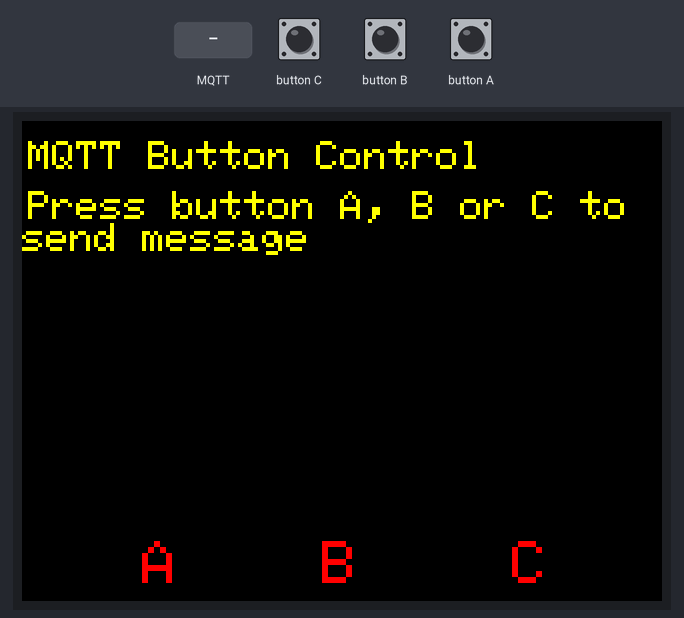
The program below on a simulated ESP32. Shown: 320×240 colour display. Inputs (shaded band) come from the test bench. WiFi joins after 1.5 s; servers stay silent unless stated; random numbers use the default seed unless the program sets one; no MQTT or app messages arrive unless stated; not simulated (calls return 0 or success): secrets.h; what the program prints to the serial monitor is not drawn.

Above: at 2.9 s.
3.0 s: MQTT message "1" arrives on the first subscribed topic
At 4.2 s:
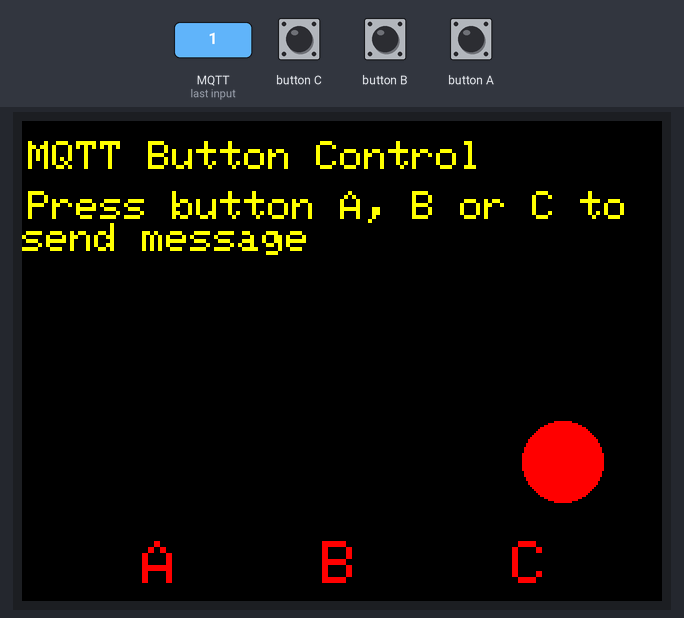
4.5 s: MQTT message "on" arrives on the first subscribed topic
At 5.4 s:
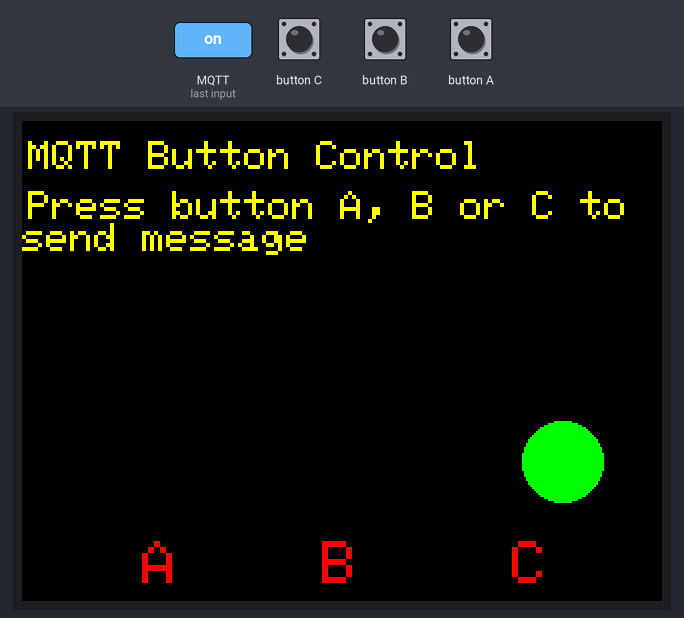
6.0 s: MQTT message "on" arrives on the second subscribed topic
At 7.0 s:
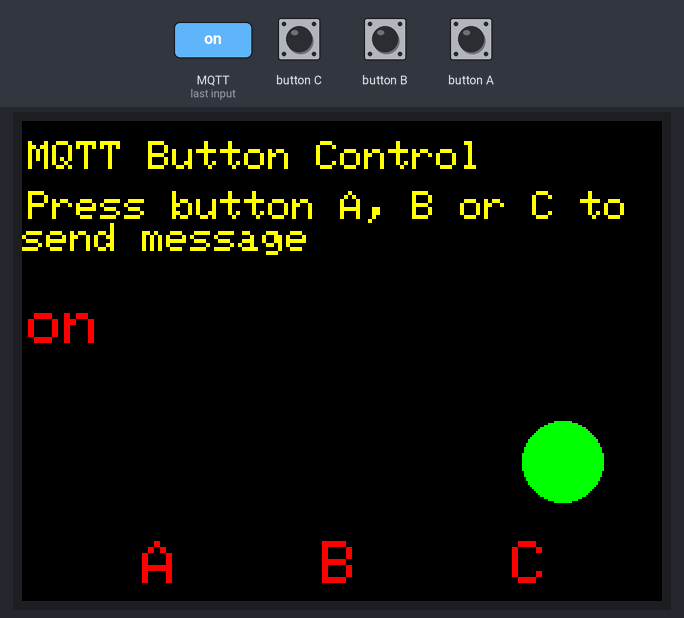
7.5 s: MQTT message "off" arrives on the second subscribed topic
At 8.2 s:
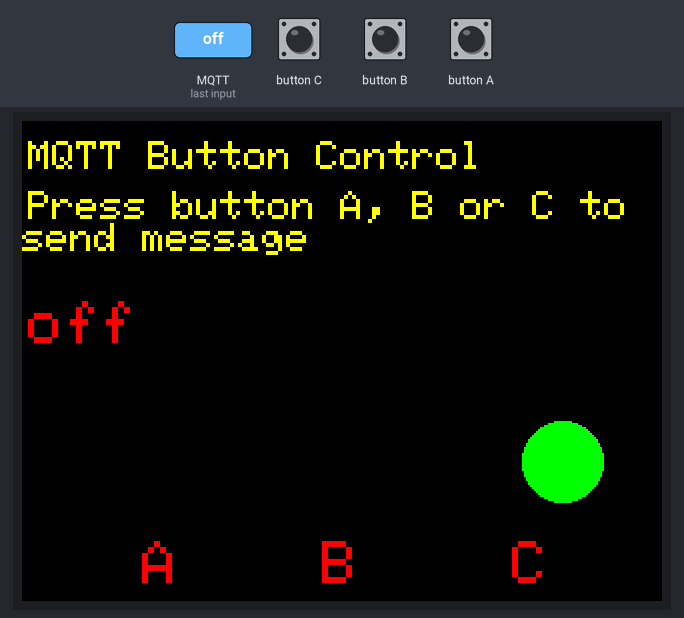
9.0 s: MQTT message "1" arrives on the second subscribed topic
At 9.3 s:
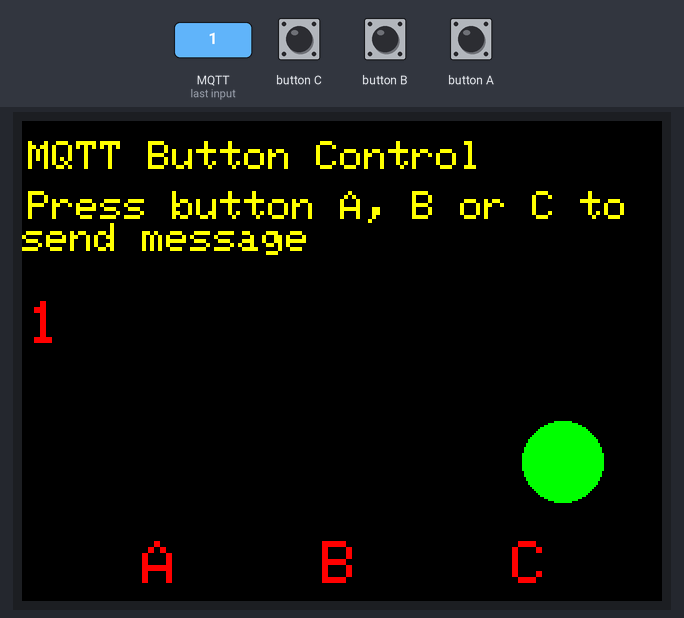
Timing chart, 0 to 11.5 s (numbered marks = the images above; inputs shaded):
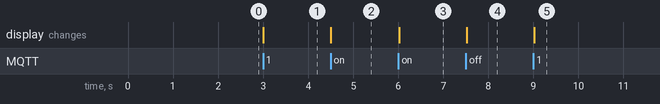

Measured:
- after the input at 3.0 s, the display: changes at once (image 1)
- after the input at 4.5 s, the display: changes at once (image 2)
- after the input at 6.0 s, the display: changes at once (image 3)
- after the input at 7.5 s, the display: changes at once (image 4)
- after the input at 9.0 s, the display: changes at once (image 5)

The program:

main.cpp
```cpp
#include <Arduino.h>
#include <PubSubClient.h>
#include <WiFi.h>
#include <M5Stack.h>
#include "secrets.h"

#define DISPOSITIVO "enrique"      //Dispositivo que identifica al publicar en MQTT
#define RAIZ "cursocefire/m5stack" //raiz de la ruta donde va a publicar

WiFiClient espClient;
PubSubClient client(espClient);

long lastMsg = 0;
long lastMsgM = 0;
char msg[50];
int value = 0;
int valueM = 0;

//Topics
String topic_root = String(RAIZ) + "/" + String(DISPOSITIVO);
String publish_10sec_string = topic_root + "/dato10s";
const char *publish_10sec = publish_10sec_string.c_str();
String publish_60sec_string = topic_root + "/dato60s";
const char *publish_60sec = publish_60sec_string.c_str();
String publish_reset_string = topic_root + "/reset";
const char *publish_reset = publish_reset_string.c_str();
String publish_A_string = topic_root + "/A";
const char *publish_A = publish_A_string.c_str();
String publish_B_string = topic_root + "/B";
const char *publish_B = publish_B_string.c_str();
String publish_C_string = topic_root + "/C";
const char *publish_C = publish_C_string.c_str();
String subs_led_string = topic_root + "/led";
const char *subs_led = subs_led_string.c_str();
String subs_text_string = topic_root + "/text";
const char *subs_text = subs_text_string.c_str();

void callback(char *topic, byte *payload, unsigned int length)
{
  String mensaje = "";
  Serial.print("Message arrived [");
  Serial.print(topic);
  Serial.print("] ");
  for (int i = 0; i < length; i++)
  {
    Serial.print((char)payload[i]);
    mensaje+=(char)payload[i];
  }
  Serial.println();

  if (String(topic) == String(subs_text))
  {
    M5.Lcd.setTextColor(RED);
    M5.Lcd.setTextSize(3);
    M5.Lcd.setCursor(3, 90);
    M5.Lcd.fillRect(0, 90, 320, 50, BLACK);
    M5.Lcd.setCursor(3, 90);
    M5.Lcd.println(mensaje);
  }

  if (String(topic) == String(subs_led))
  {
    // Switch on the LED if an 1 was received as first character
    if ((char)payload[0] == '1')
    {
      M5.Lcd.drawCircle(270, 170, 20, RED);
      M5.Lcd.fillCircle(270, 170, 20, RED);
    }
    else
    {
      M5.Lcd.drawCircle(270, 170, 20, GREEN);
      M5.Lcd.fillCircle(270, 170, 20, GREEN);
    }
  }
}

void setup_wifi()
{

  delay(10);
  // We start by connecting to a WiFi network
  Serial.println();
  Serial.print("Connecting to ");
  Serial.println(SSID);

  WiFi.begin(SSID, PASSWORD);

  while (WiFi.status() != WL_CONNECTED)
  {
    delay(500);
    Serial.print(".");
  }

  randomSeed(micros());

  Serial.println("");
  Serial.println("WiFi connected");
  Serial.println("IP address: ");
  Serial.println(WiFi.localIP());
}

void reconnect()
{
  // Loop until we're reconnected
  while (!client.connected())
  {
    Serial.print("Attempting MQTT connection...");
    // Create a random client ID
    String clientId = "ESP8266-" + String(DISPOSITIVO) + "-";
    clientId += String(random(0xffff), HEX);
    // Attempt to connect
    if (client.connect(clientId.c_str(), MQTT_USER, MQTT_PASSWORD))
    {
      Serial.println("connected");
      // Once connected, publish an announcement...
      client.publish(publish_reset, "reset");
      // ... and resubscribe
      client.subscribe(subs_led);
      client.subscribe(subs_text);
    }
    else
    {
      Serial.print("failed, rc=");
      Serial.print(client.state());
      Serial.println(" try again in 5 seconds");
      // Wait 5 seconds before retrying
      delay(5000);
    }
  }
}

void setup()
{
  M5.begin(true, false, true);
  M5.Power.begin();

  M5.Lcd.clear(BLACK);
  M5.Lcd.setTextColor(YELLOW);
  M5.Lcd.setTextSize(2);
  M5.Lcd.setCursor(3, 10);
  M5.Lcd.println("MQTT Button Control");
  M5.Lcd.setCursor(3, 35);
  M5.Lcd.println("Press button A, B or C to send message");
  M5.Lcd.setTextColor(RED);
  M5.Lcd.setTextSize(3);
  M5.Lcd.setCursor(60, 210);
  M5.Lcd.print("A");
  M5.Lcd.setCursor(150, 210);
  M5.Lcd.print("B");
  M5.Lcd.setCursor(245, 210);
  M5.Lcd.print("C");

  Serial.begin(9600);
  setup_wifi();
  client.setServer(MQTT_SERVER, 1883);
  client.setCallback(callback);
}

void loop()
{
  M5.update();

  // if you want to use Releasefor("was released for"), use .wasReleasefor(int time) below
  if (M5.BtnA.wasReleased() || M5.BtnA.pressedFor(1000, 200))
  {
    //M5.Lcd.print('A');
    client.publish(publish_A, "press");
  }
  else if (M5.BtnB.wasReleased() || M5.BtnB.pressedFor(1000, 200))
  {
    //M5.Lcd.print('B');
    client.publish(publish_B, "press");
  }
  else if (M5.BtnC.wasReleased() || M5.BtnC.pressedFor(1000, 200))
  {
    //M5.Lcd.print('C');
    client.publish(publish_C, "press");
  }

  if (!client.connected())
  {
    reconnect();
  }
  client.loop();

  long now = millis();
  if (now - lastMsg > 10000)
  {
    lastMsg = now;
    ++value;
    snprintf(msg, 50, "hello world 10s #%d", value);
    Serial.print("Publish message: ");
    Serial.println(msg);
    client.publish(publish_10sec, msg);
  }

  if (now - lastMsgM > 60000)
  {
    lastMsgM = now;
    ++valueM;
    snprintf(msg, 50, "hello world 60s #%d", valueM);
    Serial.print("Publish message: ");
    Serial.println(msg);
    client.publish(publish_60sec, msg);
  }
}
```
